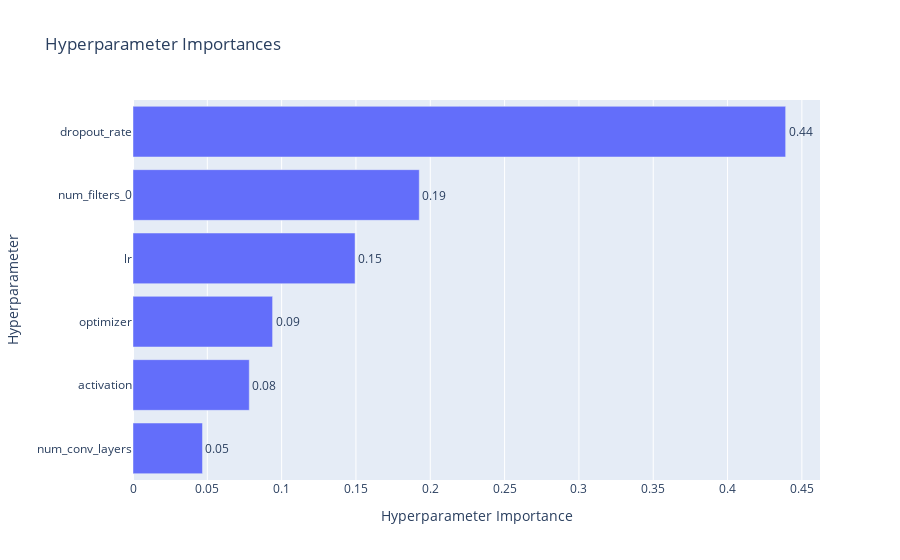

Notebook code for this chart:
### Code cell
optuna.visualization.plot_param_importances(fmnist_cnn_study)

### Figure 1 — Plotly figure (JSON) as saved in the notebook; plotly's stock layout.template omitted (floating-point values rounded to 4 significant figures)
{"data": [{"cliponaxis": false, "hovertemplate": ["num_conv_layers (IntDistribution): 0.046746811636752<extra></extra>", "activation (CategoricalDistribution): 0.07823033587572288<extra></extra>", "optimizer (CategoricalDistribution): 0.09391429344264765<extra></extra>", "lr (FloatDistribution): 0.14941079828303983<extra></extra>", "num_filters_0 (CategoricalDistribution): 0.19260653949824513<extra></extra>", "dropout_rate (FloatDistribution): 0.43909122126359246<extra></extra>"], "name": "Objective Value", "orientation": "h", "text": ["0.05", "0.08", "0.09", "0.15", "0.19", "0.44"], "textposition": "outside", "type": "bar", "x": [0.04675, 0.07823, 0.09391, 0.1494, 0.1926, 0.4391], "y": ["num_conv_layers", "activation", "optimizer", "lr", "num_filters_0", "dropout_rate"]}], "layout": {"title": {"text": "Hyperparameter Importances"}, "xaxis": {"title": {"text": "Hyperparameter Importance"}}, "yaxis": {"title": {"text": "Hyperparameter"}}}}
